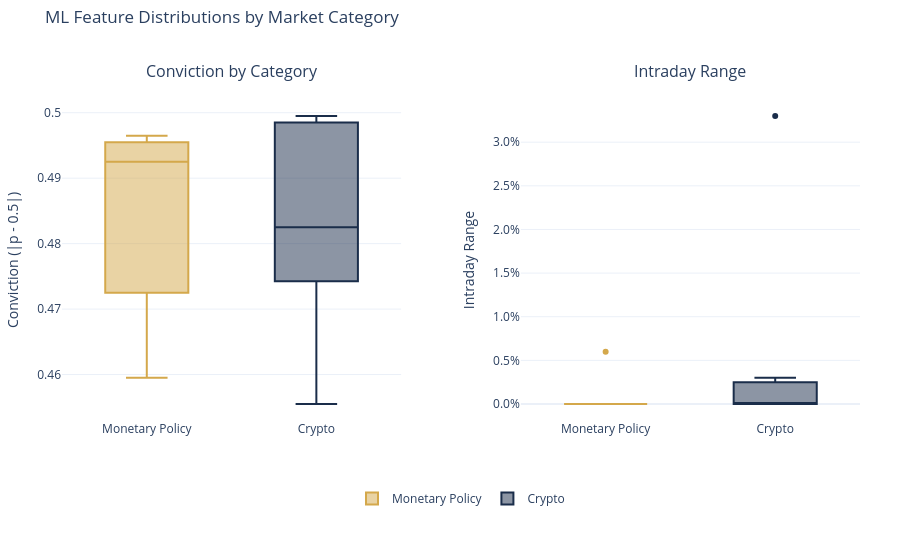

The notebook cell this image was saved under:
### Code cell
fig = make_subplots(
    rows=1,
    cols=2,
    subplot_titles=("Conviction by Category", "Intraday Range"),
    horizontal_spacing=0.15,
)

for cat in ["monetary_policy", "crypto", "commodities", "geopolitics"]:
    subset = features.filter(pl.col("category") == cat)
    if subset.is_empty():
        continue
    color = category_colors.get(cat, "#94a3b8")

    fig.add_trace(
        go.Box(
            y=subset["conviction"].to_list(),
            name=cat.replace("_", " ").title(),
            marker_color=color,
        ),
        row=1,
        col=1,
    )

    fig.add_trace(
        go.Box(
            y=subset["intraday_range"].to_list(),
            name=cat.replace("_", " ").title(),
            marker_color=color,
            showlegend=False,
        ),
        row=1,
        col=2,
    )

fig.update_yaxes(title_text="Conviction (|p - 0.5|)", row=1, col=1)
fig.update_yaxes(title_text="Intraday Range", tickformat=".1%", row=1, col=2)

fig.update_layout(
    title=dict(text="ML Feature Distributions by Market Category", y=0.98),
    height=550,
    template="plotly_white",
    legend=dict(orientation="h", yanchor="top", y=-0.2, xanchor="center", x=0.5),
    margin=dict(t=100, b=130, l=60, r=40),
)
for ann in fig.layout.annotations:
    ann.update(y=1.05)

fig.show()

### Figure 1 — Plotly figure (JSON) as saved in the notebook; plotly's stock layout.template omitted (floating-point values rounded to 4 significant figures)
{"data": [{"marker": {"color": "#D4A84B"}, "name": "Monetary Policy", "type": "box", "xaxis": "x", "y": [0.4765, 0.4725, 0.4965, 0.4965, 0.4595, 0.4595, 0.4955, 0.4955, 0.4925, 0.4925], "yaxis": "y"}, {"marker": {"color": "#D4A84B"}, "name": "Monetary Policy", "showlegend": false, "type": "box", "xaxis": "x2", "y": [0.0, 0.006, 0.0, 0.0, 0.0, 0.0, 0.0, 0.0, 0.0, 0.0], "yaxis": "y2"}, {"marker": {"color": "#1a2d4a"}, "name": "Crypto", "type": "box", "xaxis": "x", "y": [0.4995, 0.4985, 0.4725, 0.4555, 0.4985, 0.4795, 0.4825], "yaxis": "y"}, {"marker": {"color": "#1a2d4a"}, "name": "Crypto", "showlegend": false, "type": "box", "xaxis": "x2", "y": [0.0, 0.0, 0.0, 0.033, 0.001, 0.0, 0.003], "yaxis": "y2"}], "layout": {"annotations": [{"font": {"size": 16}, "showarrow": false, "text": "Conviction by Category", "x": 0.2125, "xanchor": "center", "xref": "paper", "y": 1.05, "yanchor": "bottom", "yref": "paper"}, {"font": {"size": 16}, "showarrow": false, "text": "Intraday Range", "x": 0.7875, "xanchor": "center", "xref": "paper", "y": 1.05, "yanchor": "bottom", "yref": "paper"}], "height": 550, "legend": {"orientation": "h", "x": 0.5, "xanchor": "center", "y": -0.2, "yanchor": "top"}, "margin": {"b": 130, "l": 60, "r": 40, "t": 100}, "title": {"text": "ML Feature Distributions by Market Category", "y": 0.98}, "xaxis": {"anchor": "y", "domain": [0.0, 0.425]}, "xaxis2": {"anchor": "y2", "domain": [0.575, 1.0]}, "yaxis": {"anchor": "x", "domain": [0.0, 1.0], "title": {"text": "Conviction (|p - 0.5|)"}}, "yaxis2": {"anchor": "x2", "domain": [0.0, 1.0], "tickformat": ".1%", "title": {"text": "Intraday Range"}}}}
